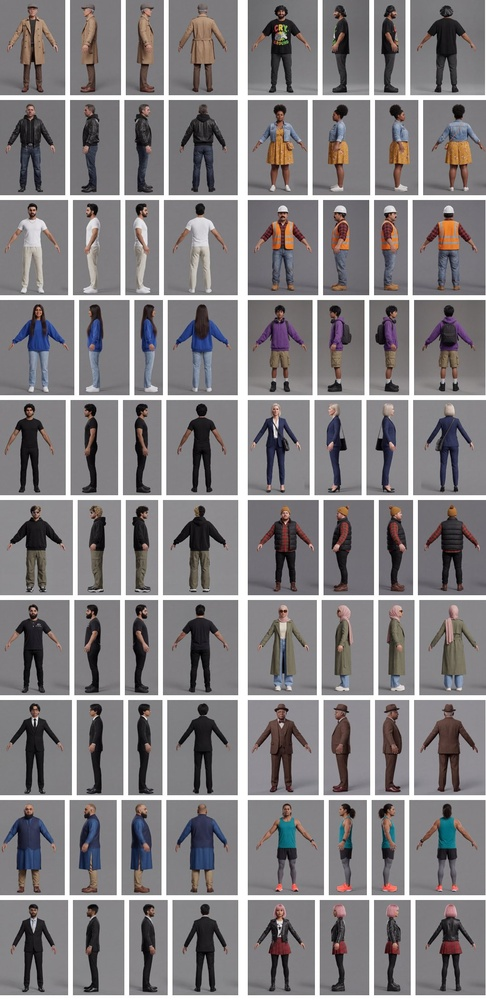
#> input picture concepts/citizens/contact_sheet.jpg, 486 x 1000 px, shrunk from 1020 x 2100 before the run
$ python split_sheet.py ../concepts/citizens/contact_sheet.jpg
#> lines starting #> are read from the running program, lines starting #| are printed output that depends on the picture; after the words box and inside, x2 and y2 are one past the last pixel; in counts of white or black regions, pixels touching at a corner belong together
#!/usr/bin/env python3
"""Split a 4-view character turnaround sheet (front, left, back, right) into four
separate full-height images for Tripo multiview. Finds the figures by
comparing each pixel with its row's median colour (the background), then groups
figure columns into four runs."""
import sys
from pathlib import Path
import numpy as np
from PIL import Image

VIEWS = ["front", "left", "back", "right"]

def split(path, out_dir):
#> called with path = '../concepts/citizens/contact_sheet.jpg'
    im = Image.open(path).convert("RGB")
#> im is the input picture: PIL image 486x1000 RGB; mean R, G, B 131.3, 127.8, 130
    a = np.asarray(im).astype(np.int16)
    h, w, _ = a.shape
#> h = 1000; w = 486
    # figures are found by texture, not colour: studio backdrops often carry a smooth gradient or vignette that a
    # colour test mistakes for figure, but they have almost no edges, while fur, cloth and feathers are full of them
    g = a.mean(axis=2)
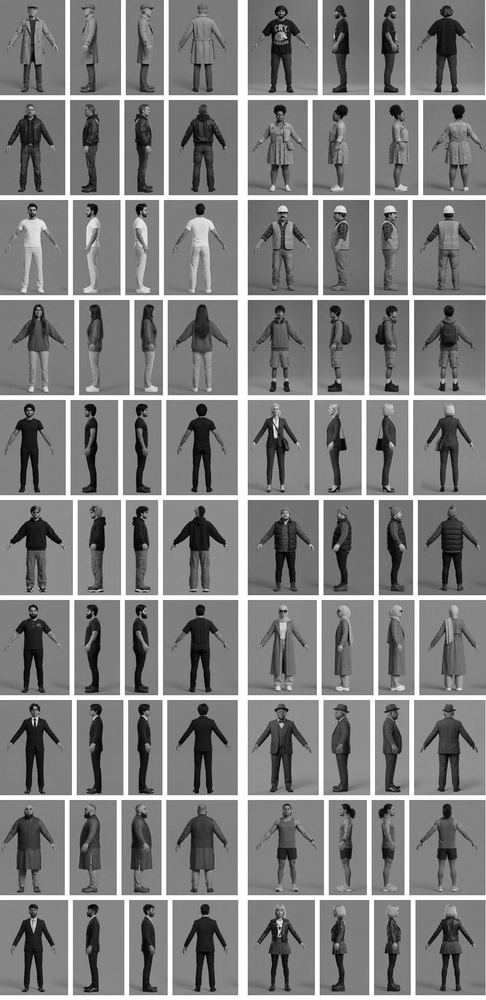
#> g: shape (1000, 486) float64; min 0, max 255, mean 129.7
    g = (g[:-2:2, :-2:2] + g[1:-1:2, :-2:2] + g[:-2:2, 1:-1:2] + g[1:-1:2, 1:-1:2]) / 4   # half-res, light blur
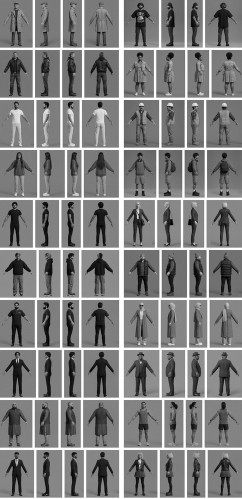
#> g: shape (499, 242) float64; min 2.67, max 255, mean 129.4
    edge = (np.abs(np.diff(g, axis=1))[:-1] + np.abs(np.diff(g, axis=0))[:, :-1]) > 6
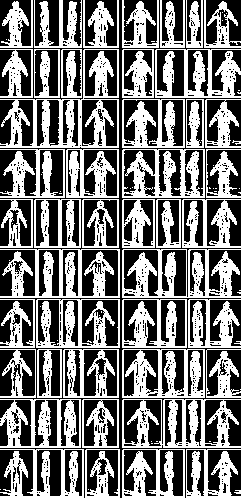
#> edge: shape (498, 241) bool; 45.9% white; 93 white regions (47 under 20 px), largest, box (x1, y1, x2, y2) and area: (0, 49, 119, 148) 3524, (122, 249, 241, 298) 2847, (0, 249, 120, 298) 2724
    ecol = np.repeat(edge.sum(axis=0), 2)[:w]
#> ecol = 482 values, max 489 at index 236, min 0 at index 240, mean 228.8
    ecol = np.pad(ecol, (0, w - len(ecol)))
#> ecol = 486 values, max 489 at index 236, min 0 at index 240, mean 226.9
    fg_cols = ecol > edge.shape[0] * 0.006
    col = fg_cols                                    # columns that contain figure
    runs, start = [], None
    for x, on in enumerate(col):
        if on and start is None: start = x
        if not on and start is not None: runs.append([start, x]); start = None
#> this loop made 486 passes
#> after the loop, runs = [[0, 240], [244, 482]]
    if start is not None: runs.append([start, w])
    runs = [r for r in runs if r[1] - r[0] > w * 0.01]
    edge = w * 0.03                                  # drop vignette strips hugging the left/right border
#> edge = 14.58
    runs = [r for r in runs if not ((r[0] < edge or r[1] > w - edge) and r[1] - r[0] < w * 0.05)]
    if len(runs) < 4:
        sys.exit(f"{path}: found {len(runs)} figure columns, expected at least 4")
    # the three widest empty gaps separate the four figures; smaller gaps are inside a figure (arm vs torso)
    gaps = sorted(range(len(runs) - 1), key=lambda i: runs[i + 1][0] - runs[i][1], reverse=True)[:3]
    cuts = sorted(gaps)
    groups, s = [], 0
    for c in cuts + [len(runs) - 1]:
        groups.append([runs[s][0], runs[c][1]]); s = c + 1
    runs = groups
    # cut straight from the sheet between the midpoints of neighbouring figures, full height: the real
    # background is kept (no flat fill), so gradients and vignettes never show a pasted box
    name = Path(path).stem.replace("sheet_", "")
    out_dir.mkdir(parents=True, exist_ok=True)
    for i, (view, (x0, x1)) in enumerate(zip(VIEWS, runs)):
        left = 0 if i == 0 else (runs[i - 1][1] + x0) // 2
        right = w if i == 3 else (x1 + runs[i + 1][0]) // 2
        crop = im.crop((left, 0, right, h))
        dst = out_dir / f"{name}_{view}.png"
        crop.save(dst); print(dst, crop.size, f"figure {x1 - x0}px wide")


if __name__ == "__main__":
    failed = []
    for p in sys.argv[1:]:
        try:
            split(p, Path(p).parent / "views")
        except SystemExit as e:
            print(e, file=sys.stderr); failed.append(p)
#> (the run stopped early here; a loop or call above may not have finished)
